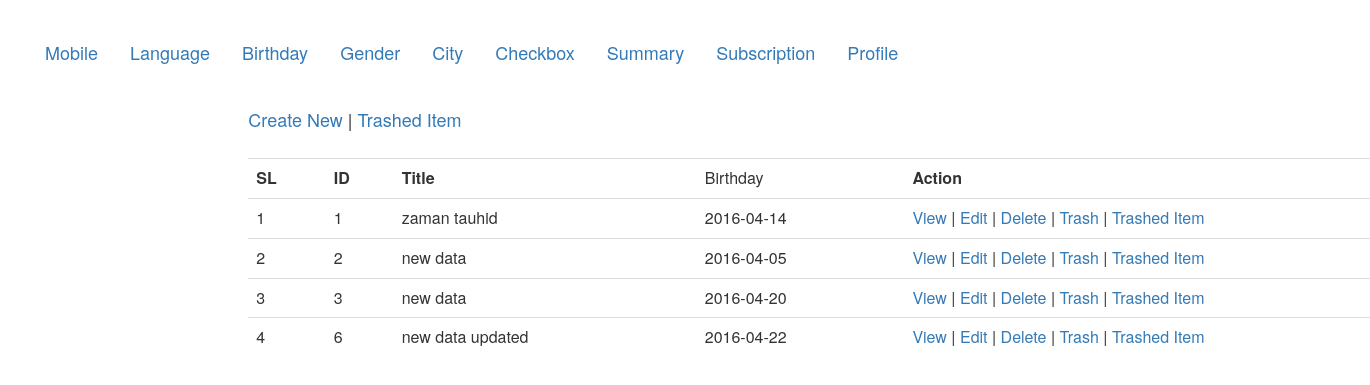
The app's page /views/ALL_CRUD/Birthday/index.php with its own data.
### tables this page shows
CREATE TABLE `birthdays` (
  `id` int(11) NOT NULL,
  `title` varchar(255) NOT NULL,
  `birthday` date NOT NULL,
  `created_at` datetime NOT NULL,
  `updated_at` datetime DEFAULT NULL,
  `deleted_at` datetime DEFAULT NULL
);

### src/ALL_CRUD/Birthday/Birthday.php (called while the page is built, shortened)
<?php
class Birthday {
    public $db='';
    public function __construct() {
        $this->db=  mysqli_connect("localhost","root","fazil142","atomicproject");
    }
    public function index(){
        $allmobile=array();
        $query="select * from birthdays where deleted_at IS NULL";
        $result=mysqli_query($this->db, $query);
        while($row=  mysqli_fetch_assoc($result)){
            $allmobile[]=$row;
        }
        return $allmobile;
    }
}

### views/ALL_CRUD/Birthday/index.php (the view, shortened to what this page needs)
<!DOCTYPE html>
<html>
    <head>
        <link rel="stylesheet" type="text/css" href="../../../css/bootstrap.min.css">
        <link rel="stylesheet" type="text/css" href="../../../css/style.css">
    </head>
    <body>
        <div>
            <ul class="nav nav-pills ">
  <li role="presentation"><a href="../../../views/ALL_CRUD/Mobile/index.php">Mobile</a></li>
  <li role="presentation"><a href="../../../views/ALL_CRUD/Language/index.php">Language</a></li>
  <li role="presentation"><a href="../../../views/ALL_CRUD/Birthday/index.php">Birthday</a></li>
  <li role="presentation"><a href="../../../views/ALL_CRUD/Gender/index.php">Gender</a></li>
  <li role="presentation"><a href="../../../views/ALL_CRUD/City/index.php">City</a></li>
  <li role="presentation"><a href="index.php">Checkbox</a></li>
  <li role="presentation"><a href="../../../views/ALL_CRUD/Summary/index.php">Summary</a></li>
  <li role="presentation"><a href="../../../views/ALL_CRUD/Subscription/index.php">Subscription</a></li>
  <li role="presentation"><a href="../../../views/ALL_CRUD/ProfilePic/index.php">Profile</a></li>
</ul>
              <h3 class="col-md-10 col-md-offset-2">
            ?></h3>
        </div>
    </body>
</html>
<?php
    $birthday=new Birthday();
    $result=$birthday->index();
?>
<Ul class="nav nav-pills col-md-10 col-md-offset-2 " style="font-size:18px">
    <a href="create.php">Create New</a> |
    <a href="trashed.php">Trashed Item</a>
    <br><br>
</Ul>
<table class="table col-md-10 col-md-offset-2" style="font-size: 16px">
    <tr>
        <th>SL</th>
        <th>ID</th>
        <th>Title</th>
        <td>Birthday</td>
        <th>Action</th>
    </tr>
    <?php
    if(!empty($result)){
        $serial=0;
        foreach ($result as $val){
            $serial++;
    ;?>
    <tr>
        <td><?php echo $serial;?></td>
        <td><?php echo $val['id'];?></td>
        <td><?php echo $val['title'];?></td>
        <td><?php echo $val['birthday'];?></td>
        <td>
            <a href="view.php?id=<?php echo $val['id'];?>">View</a> |
            <a href="edit.php?id=<?php echo $val['id'];?>">Edit</a> |
            <a href="delete.php?id=<?php echo $val['id'];?>">Delete</a> |
            <a href="trash.php?id=<?php echo $val['id'];?>">Trash</a>  |
            <a href="trashed.php?id=<?php echo $val['id'];?>">Trashed Item</a>
        </td>
    </tr>
    <?php
        }
        }
      else {
    ?>
    <tr>
            <td colspan="3">No data available</td>
    </tr>
    <?php
 }
    ?>
</table>

### css/style.css (style rules this page uses)
body { margin:30px; }
div ul li a { font-size: 18px }

### records on screen
birthdays: id "1", title "zaman tauhid", birthday "2016-04-14"
birthdays: id "2", title "new data", birthday "2016-04-05"
birthdays: id "3", title "new data", birthday "2016-04-20"
birthdays: id "6", title "new data updated", birthday "2016-04-22"
